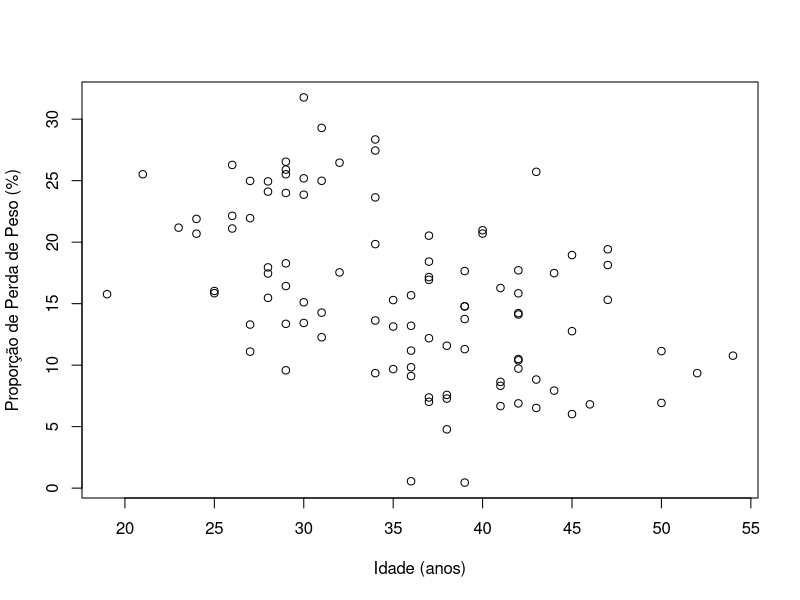

Source code (R):
library(here)

dados <- read.csv("data/Dieta.csv", sep=";", dec=",")

# salva o gráfico
jpeg("plot/figura.png")
pdf("plot/figura.pdf")
plot(dados$Idade, dados$Perda, xlab="Idade (anos)", ylab="Proporção de Perda de Peso (%)")
graphics.off()
